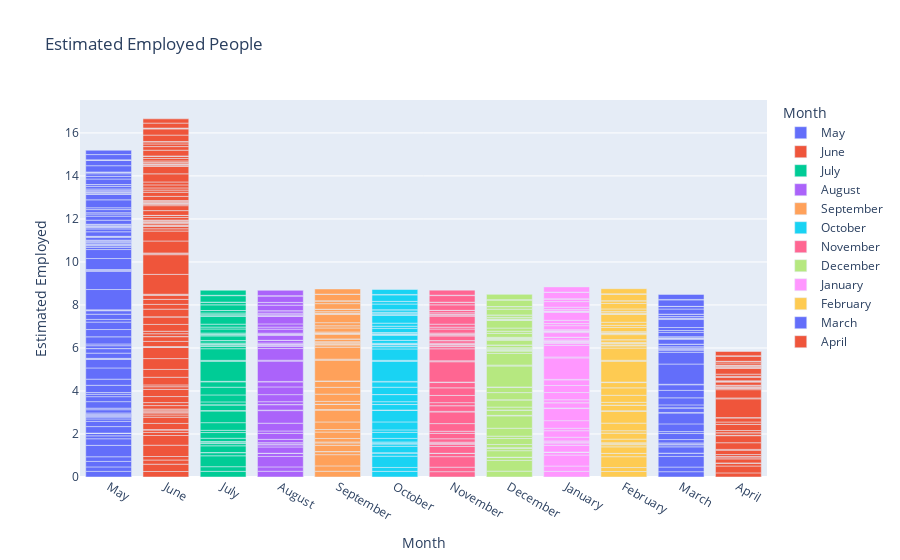

The cell this chart's notebook holds for it:
### Code cell
plt.figure(figsize=(10, 6))

fig = px.bar(df, x = 'Month', y = 'Estimated Employed', color = 'Month', title = 'Estimated Employed People')
fig.show()

### Figure 1 — Plotly figure (JSON) as saved in the notebook; plotly's stock layout.template omitted (floating-point values rounded to 4 significant figures)
{"data": [{"alignmentgroup": "True", "hovertemplate": "Month=%{x}<br>Estimated Employed=%{y}<extra></extra>", "legendgroup": "May", "marker": {"color": "#636efa", "pattern": {"shape": ""}}, "name": "May", "offsetgroup": "May", "orientation": "v", "showlegend": true, "textposition": "auto", "type": "bar", "x": ["May", "May", "May", "May", "May", "May", "May", "May", "May", "May", "May", "May", "May", "May", "May", "May", "May", "May", "May", "May", "May", "May", "May", "May", "May", "May", "May", "May", "May", "May", "May", "May", "May", "May", "May", "May", "May", "May", "May", "May", "May", "May", "May", "May", "May", "May", "May", "May", "May", "May", "May", "May", "May", "May", "May", "May", "May", "May", "May", "May", "May", "May", "May", "May", "May", "May", "May", "May", "May", "May", "May", "May", "May", "May", "May", "May", "May", "May", "May", "May", "May", "May", "May", "May", "May", "May", "May", "May", "May", "May", "May", "May", "May", "May", "May", "May", "May", "May", "May", "May", "May", "May", "May", "May", "May"], "xaxis": "x", "y": [0.2613, 0.2073, 0.2559, 0.216, 0.5308, 0.3062, 0.1358, 0.1182, 0.002626, 0.001754, 0.002841, 0.00173, 0.3041, 0.2421, 0.1137, 0.08452, 0.04366, 0.0368, 0.05348, 0.05833, 0.1528, 0.07141, 0.3031, 0.2313, 0.1123, 0.08202, 0.3346, 0.2854, 0.5215, 0.4018, 0.02339, 0.02062, 0.2429, 0.2107, 0.002691, 0.1321, 0.08043, 0.3319, 0.3398, 0.3454, 0.1251, 0.2406, 0.1631, 0.02122, 0.01886, 0.9456, 0.8439, 0.04502, 0.04081, 0.5118, 0.417, 0.1036, 0.07389, 0.03548, 0.03045, 0.06517, 0.04718, 0.00653, 0.04754, 0.02683, 0.1248, 0.05017, 0.004711, 0.2107, 0.1317, 0.05782, 0.04294, 0.004292, 0.001869, 0.02363, 0.01942, 0.05149, 0.01708, 0.1878, 0.1885, 0.09964, 0.06072, 0.1453, 0.08377, 0.3699, 0.2693, 0.003927, 0.003794, 0.05402, 0.04212, 0.005128, 0.0003306, 0.07086, 0.05758, 0.1106, 0.09132, 0.0008784, 0.0005694, 0.2569, 0.1243, 0.1205, 0.0669, 0.008172, 0.007339, 0.2918, 0.2419, 0.01372, 0.01595, 0.2462, 0.201], "yaxis": "y"}, {"alignmentgroup": "True", "hovertemplate": "Month=%{x}<br>Estimated Employed=%{y}<extra></extra>", "legendgroup": "June", "marker": {"color": "#EF553B", "pattern": {"shape": ""}}, "name": "June", "offsetgroup": "June", "orientation": "v", "showlegend": true, "textposition": "auto", "type": "bar", "x": ["June", "June", "June", "June", "June", "June", "June", "June", "June", "June", "June", "June", "June", "June", "June", "June", "June", "June", "June", "June", "June", "June", "June", "June", "June", "June", "June", "June", "June", "June", "June", "June", "June", "June", "June", "June", "June", "June", "June", "June", "June", "June", "June", "June", "June", "June", "June", "June", "June", "June", "June", "June", "June", "June", "June", "June", "June", "June", "June", "June", "June", "June", "June", "June", "June", "June", "June", "June", "June", "June", "June", "June", "June", "June", "June", "June", "June", "June", "June", "June", "June", "June", "June", "June", "June", "June", "June", "June", "June", "June", "June", "June", "June", "June", "June", "June", "June", "June", "June", "June", "June", "June", "June", "June"], "xaxis": "x", "y": [0.256, 0.3395, 0.1941, 0.1639, 0.5259, 0.4499, 0.1434, 0.1253, 0.002179, 0.001371, 0.002647, 0.2876, 0.2885, 0.1027, 0.09422, 0.04172, 0.04769, 0.05192, 0.04374, 0.159, 0.1383, 0.2808, 0.3356, 0.1215, 0.08535, 0.3553, 0.3652, 0.5031, 0.515, 0.02133, 0.02407, 0.2387, 0.2217, 0.002955, 0.1307, 0.1162, 0.3184, 0.3505, 0.00201, 0.357, 0.2213, 0.2335, 0.1934, 0.02313, 0.02313, 0.9234, 0.9154, 0.04313, 0.03556, 0.5575, 0.4631, 0.1044, 0.1073, 0.03494, 0.03284, 0.06997, 0.06725, 0.006292, 0.005622, 0.04686, 0.03396, 0.1203, 0.0931, 0.005568, 0.2208, 0.2302, 0.06114, 0.04931, 0.004115, 0.003838, 0.02385, 0.04981, 0.048, 0.1927, 0.1919, 0.1012, 0.09954, 0.1413, 0.135, 0.3789, 0.3526, 0.003976, 0.05045, 0.04749, 0.005575, 0.004057, 0.07126, 0.06557, 0.1135, 0.1143, 0.0008809, 0.0005871, 0.2683, 0.1682, 0.1232, 0.09903, 0.007858, 0.00747, 0.2969, 0.2878, 0.01875, 0.02056, 0.231, 0.1977], "yaxis": "y"}, {"alignmentgroup": "True", "hovertemplate": "Month=%{x}<br>Estimated Employed=%{y}<extra></extra>", "legendgroup": "July", "marker": {"color": "#00cc96", "pattern": {"shape": ""}}, "name": "July", "offsetgroup": "July", "orientation": "v", "showlegend": true, "textposition": "auto", "type": "bar", "x": ["July", "July", "July", "July", "July", "July", "July", "July", "July", "July", "July", "July", "July", "July", "July", "July", "July", "July", "July", "July", "July", "July", "July", "July", "July", "July", "July", "July", "July", "July", "July", "July", "July", "July", "July", "July", "July", "July", "July", "July", "July", "July", "July", "July", "July", "July", "July", "July", "July", "July", "July", "July", "July", "July"], "xaxis": "x", "y": [0.2632, 0.2157, 0.5073, 0.1466, 0.002563, 0.002581, 0.3122, 0.1045, 0.04084, 0.05467, 0.1511, 0.2651, 0.1051, 0.3548, 0.5422, 0.02425, 0.2616, 0.001964, 0.1369, 0.3239, 0.3588, 0.2513, 0.02194, 0.9326, 0.04267, 0.5425, 0.1008, 0.03697, 0.06583, 0.005357, 0.0489, 0.1169, 0.00505, 0.2138, 0.05153, 0.004078, 0.02481, 0.05216, 0.19, 0.08869, 0.136, 0.3754, 0.00513, 0.05451, 0.005067, 0.07748, 0.1164, 0.001288, 0.2625, 0.1177, 0.007898, 0.3021, 0.01772, 0.2347], "yaxis": "y"}, {"alignmentgroup": "True", "hovertemplate": "Month=%{x}<br>Estimated Employed=%{y}<extra></extra>", "legendgroup": "August", "marker": {"color": "#ab63fa", "pattern": {"shape": ""}}, "name": "August", "offsetgroup": "August", "orientation": "v", "showlegend": true, "textposition": "auto", "type": "bar", "x": ["August", "August", "August", "August", "August", "August", "August", "August", "August", "August", "August", "August", "August", "August", "August", "August", "August", "August", "August", "August", "August", "August", "August", "August", "August", "August", "August", "August", "August", "August", "August", "August", "August", "August", "August", "August", "August", "August", "August", "August", "August", "August", "August", "August", "August", "August", "August", "August", "August", "August", "August", "August", "August"], "xaxis": "x", "y": [0.2676, 0.2021, 0.4857, 0.1434, 0.00188, 0.002934, 0.2943, 0.0986, 0.04198, 0.05968, 0.1523, 0.2764, 0.1134, 0.361, 0.5858, 0.02222, 0.2554, 0.002942, 0.1341, 0.3281, 0.359, 0.2339, 0.02025, 0.9458, 0.04072, 0.544, 0.1026, 0.03381, 0.06441, 0.006098, 0.05124, 0.1203, 0.004239, 0.2226, 0.05409, 0.004087, 0.04999, 0.1873, 0.0962, 0.1478, 0.362, 0.004593, 0.05265, 0.005761, 0.07546, 0.1125, 0.000906, 0.2599, 0.1202, 0.006988, 0.2959, 0.01694, 0.2495], "yaxis": "y"}, {"alignmentgroup": "True", "hovertemplate": "Month=%{x}<br>Estimated Employed=%{y}<extra></extra>", "legendgroup": "September", "marker": {"color": "#FFA15A", "pattern": {"shape": ""}}, "name": "September", "offsetgroup": "September", "orientation": "v", "showlegend": true, "textposition": "auto", "type": "bar", "x": ["September", "September", "September", "September", "September", "September", "September", "September", "September", "September", "September", "September", "September", "September", "September", "September", "September", "September", "September", "September", "September", "September", "September", "September", "September", "September", "September", "September", "September", "September", "September", "September", "September", "September", "September", "September", "September", "September", "September", "September", "September", "September", "September", "September", "September", "September", "September", "September", "September", "September", "September", "September"], "xaxis": "x", "y": [0.267, 0.2497, 0.5217, 0.1409, 0.002551, 0.002489, 0.2893, 0.1111, 0.04353, 0.1629, 0.2994, 0.117, 0.3523, 0.5504, 0.02433, 0.2431, 0.002762, 0.1358, 0.3361, 0.3181, 0.2753, 0.02154, 0.9655, 0.04611, 0.559, 0.1024, 0.03339, 0.06435, 0.006075, 0.04947, 0.1223, 0.005691, 0.2091, 0.05744, 0.004325, 0.05048, 0.188, 0.1004, 0.1445, 0.3794, 0.004471, 0.05514, 0.005186, 0.06949, 0.1121, 0.0008754, 0.2592, 0.1229, 0.008061, 0.2946, 0.01447, 0.2429], "yaxis": "y"}, {"alignmentgroup": "True", "hovertemplate": "Month=%{x}<br>Estimated Employed=%{y}<extra></extra>", "legendgroup": "October", "marker": {"color": "#19d3f3", "pattern": {"shape": ""}}, "name": "October", "offsetgroup": "October", "orientation": "v", "showlegend": true, "textposition": "auto", "type": "bar", "x": ["October", "October", "October", "October", "October", "October", "October", "October", "October", "October", "October", "October", "October", "October", "October", "October", "October", "October", "October", "October", "October", "October", "October", "October", "October", "October", "October", "October", "October", "October", "October", "October", "October", "October", "October", "October", "October", "October", "October", "October", "October", "October", "October", "October", "October", "October", "October", "October", "October", "October", "October", "October", "October", "October", "October"], "xaxis": "x", "y": [0.2617, 0.1825, 0.5249, 0.153, 0.002189, 0.0028, 0.3013, 0.1039, 0.0415, 0.0531, 0.1686, 0.2789, 0.1155, 0.372, 0.531, 0.02255, 0.2531, 0.002862, 0.1306, 0.3308, 0.002127, 0.34, 0.2477, 0.02328, 0.9356, 0.04326, 0.5315, 0.1033, 0.0338, 0.06832, 0.006155, 0.04915, 0.1308, 0.005267, 0.228, 0.06062, 0.004, 0.02142, 0.05272, 0.1913, 0.1005, 0.1433, 0.3755, 0.004045, 0.05265, 0.005754, 0.06606, 0.1167, 0.0008431, 0.2662, 0.1152, 0.00799, 0.3037, 0.01915, 0.2299], "yaxis": "y"}, {"alignmentgroup": "True", "hovertemplate": "Month=%{x}<br>Estimated Employed=%{y}<extra></extra>", "legendgroup": "November", "marker": {"color": "#FF6692", "pattern": {"shape": ""}}, "name": "November", "offsetgroup": "November", "orientation": "v", "showlegend": true, "textposition": "auto", "type": "bar", "x": ["November", "November", "November", "November", "November", "November", "November", "November", "November", "November", "November", "November", "November", "November", "November", "November", "November", "November", "November", "November", "November", "November", "November", "November", "November", "November", "November", "November", "November", "November", "November", "November", "November", "November", "November", "November", "November", "November", "November", "November", "November", "November", "November", "November", "November", "November", "November", "November", "November", "November", "November", "November", "November", "November", "November"], "xaxis": "x", "y": [0.2482, 0.2094, 0.4898, 0.1508, 0.002829, 0.002407, 0.3157, 0.1055, 0.04319, 0.05175, 0.1581, 0.2512, 0.09859, 0.3555, 0.543, 0.02529, 0.2656, 0.002042, 0.1388, 0.333, 0.002471, 0.3537, 0.2453, 0.02264, 0.945, 0.04281, 0.5594, 0.101, 0.03627, 0.0663, 0.005252, 0.05012, 0.1179, 0.004859, 0.2153, 0.0515, 0.004015, 0.02575, 0.05193, 0.1873, 0.08777, 0.1402, 0.3813, 0.005336, 0.05566, 0.004933, 0.07769, 0.115, 0.001276, 0.2554, 0.1157, 0.008272, 0.3079, 0.01871, 0.2344], "yaxis": "y"}, {"alignmentgroup": "True", "hovertemplate": "Month=%{x}<br>Estimated Employed=%{y}<extra></extra>", "legendgroup": "December", "marker": {"color": "#B6E880", "pattern": {"shape": ""}}, "name": "December", "offsetgroup": "December", "orientation": "v", "showlegend": true, "textposition": "auto", "type": "bar", "x": ["December", "December", "December", "December", "December", "December", "December", "December", "December", "December", "December", "December", "December", "December", "December", "December", "December", "December", "December", "December", "December", "December", "December", "December", "December", "December", "December", "December", "December", "December", "December", "December", "December", "December", "December", "December", "December", "December", "December", "December", "December", "December", "December", "December", "December", "December", "December", "December", "December", "December", "December", "December", "December"], "xaxis": "x", "y": [0.2729, 0.5, 0.1426, 0.002105, 0.002793, 0.3024, 0.09959, 0.04097, 0.1492, 0.2779, 0.1097, 0.3675, 0.5753, 0.02304, 0.247, 0.002873, 0.1337, 0.3376, 0.002454, 0.3348, 0.241, 0.02181, 0.9751, 0.04151, 0.5436, 0.1064, 0.03658, 0.06404, 0.005724, 0.05174, 0.124, 0.005221, 0.2214, 0.05466, 0.004198, 0.02536, 0.049, 0.1868, 0.09602, 0.1473, 0.3615, 0.004767, 0.05073, 0.005767, 0.07712, 0.1107, 0.0008444, 0.267, 0.1152, 0.007654, 0.302, 0.01739, 0.2468], "yaxis": "y"}, {"alignmentgroup": "True", "hovertemplate": "Month=%{x}<br>Estimated Employed=%{y}<extra></extra>", "legendgroup": "January", "marker": {"color": "#FF97FF", "pattern": {"shape": ""}}, "name": "January", "offsetgroup": "January", "orientation": "v", "showlegend": true, "textposition": "auto", "type": "bar", "x": ["January", "January", "January", "January", "January", "January", "January", "January", "January", "January", "January", "January", "January", "January", "January", "January", "January", "January", "January", "January", "January", "January", "January", "January", "January", "January", "January", "January", "January", "January", "January", "January", "January", "January", "January", "January", "January", "January", "January", "January", "January", "January", "January", "January", "January", "January", "January", "January", "January", "January", "January", "January", "January"], "xaxis": "x", "y": [0.2617, 0.2487, 0.5108, 0.1353, 0.00237, 0.002395, 0.3117, 0.1096, 0.04355, 0.05082, 0.171, 0.3037, 0.115, 0.3528, 0.5649, 0.0258, 0.2435, 0.002774, 0.1343, 0.3375, 0.326, 0.2628, 0.02206, 1, 0.04236, 0.5371, 0.09993, 0.03458, 0.06428, 0.006181, 0.04957, 0.1224, 0.004557, 0.2138, 0.05645, 0.004312, 0.02253, 0.04986, 0.1902, 0.09946, 0.1484, 0.3645, 0.004642, 0.05493, 0.00508, 0.07005, 0.1117, 0.2597, 0.1201, 0.008763, 0.2976, 0.01478, 0.244], "yaxis": "y"}, {"alignmentgroup": "True", "hovertemplate": "Month=%{x}<br>Estimated Employed=%{y}<extra></extra>", "legendgroup": "February", "marker": {"color": "#FECB52", "pattern": {"shape": ""}}, "name": "February", "offsetgroup": "February", "orientation": "v", "showlegend": true, "textposition": "auto", "type": "bar", "x": ["February", "February", "February", "February", "February", "February", "February", "February", "February", "February", "February", "February", "February", "February", "February", "February", "February", "February", "February", "February", "February", "February", "February", "February", "February", "February", "February", "February", "February", "February", "February", "February", "February", "February", "February", "February", "February", "February", "February", "February", "February", "February", "February", "February", "February", "February", "February", "February", "February", "February", "February", "February", "February"], "xaxis": "x", "y": [0.2553, 0.184, 0.5056, 0.1487, 0.002145, 0.002673, 0.3045, 0.09886, 0.04162, 0.04623, 0.1724, 0.2778, 0.1127, 0.3527, 0.552, 0.02326, 0.2579, 0.002935, 0.1303, 0.3278, 0.3451, 0.2461, 0.02449, 0.9668, 0.04391, 0.5695, 0.1044, 0.03447, 0.06701, 0.005849, 0.05026, 0.1238, 0.00562, 0.2348, 0.05912, 0.003901, 0.0221, 0.05344, 0.1941, 0.1, 0.1418, 0.3734, 0.004036, 0.05224, 0.005706, 0.06932, 0.1146, 0.2557, 0.1197, 0.008002, 0.3008, 0.01999, 0.2367], "yaxis": "y"}, {"alignmentgroup": "True", "hovertemplate": "Month=%{x}<br>Estimated Employed=%{y}<extra></extra>", "legendgroup": "March", "marker": {"color": "#636efa", "pattern": {"shape": ""}}, "name": "March", "offsetgroup": "March", "orientation": "v", "showlegend": true, "textposition": "auto", "type": "bar", "x": ["March", "March", "March", "March", "March", "March", "March", "March", "March", "March", "March", "March", "March", "March", "March", "March", "March", "March", "March", "March", "March", "March", "March", "March", "March", "March", "March", "March", "March", "March", "March", "March", "March", "March", "March", "March", "March", "March", "March", "March", "March", "March", "March", "March", "March", "March", "March", "March", "March", "March", "March", "March"], "xaxis": "x", "y": [0.2473, 0.215, 0.4946, 0.1497, 0.002252, 0.2938, 0.0944, 0.03829, 0.05055, 0.1554, 0.28, 0.0895, 0.3593, 0.5048, 0.025, 0.2135, 0.002028, 0.1383, 0.3283, 0.3455, 0.262, 0.02212, 0.9412, 0.5478, 0.0978, 0.03531, 0.06561, 0.005039, 0.05157, 0.117, 0.004979, 0.2194, 0.04868, 0.003762, 0.02075, 0.05317, 0.2007, 0.08814, 0.1386, 0.3721, 0.005255, 0.05267, 0.005017, 0.07768, 0.1075, 0.000804, 0.2391, 0.1151, 0.008766, 0.3027, 0.01837, 0.2352], "yaxis": "y"}, {"alignmentgroup": "True", "hovertemplate": "Month=%{x}<br>Estimated Employed=%{y}<extra></extra>", "legendgroup": "April", "marker": {"color": "#EF553B", "pattern": {"shape": ""}}, "name": "April", "offsetgroup": "April", "orientation": "v", "showlegend": true, "textposition": "auto", "type": "bar", "x": ["April", "April", "April", "April", "April", "April", "April", "April", "April", "April", "April", "April", "April", "April", "April", "April", "April", "April", "April", "April", "April", "April", "April", "April", "April", "April", "April", "April", "April", "April", "April", "April", "April", "April", "April", "April", "April", "April", "April", "April", "April", "April", "April", "April", "April", "April", "April", "April", "April", "April", "April"], "xaxis": "x", "y": [0.1912, 0.3192, 0.1418, 0.001445, 0.002892, 0.1867, 0.08729, 0.02044, 0.09253, 0.203, 0.03728, 0.3103, 0.3273, 0.01648, 0.1206, 0, 0.1022, 0.2843, 0.001836, 0.1101, 0.1912, 0.01368, 0.873, 0.04205, 0.3847, 0.05455, 0.03074, 0.02956, 0.02223, 0.06461, 0.005894, 0.1455, 0.03405, 0.002133, 0.02199, 0.1605, 0.04657, 0.104, 0.2761, 0.002461, 0.02742, 0.000409, 0.04919, 0.06306, 0.0007104, 0.1002, 0.0728, 0.005402, 0.2383, 0.01528, 0.2023], "yaxis": "y"}], "layout": {"autosize": true, "barmode": "relative", "legend": {"title": {"text": "Month"}, "tracegroupgap": 0}, "title": {"text": "Estimated Employed People"}, "xaxis": {"anchor": "y", "autorange": true, "categoryarray": ["May", "June", "July", "August", "September", "October", "November", "December", "January", "February", "March", "April"], "categoryorder": "array", "domain": [0, 1], "range": [-0.5, 11.5], "title": {"text": "Month"}, "type": "category"}, "yaxis": {"anchor": "x", "autorange": true, "domain": [0, 1], "range": [0, 17.53], "title": {"text": "Estimated Employed"}, "type": "linear"}}}
